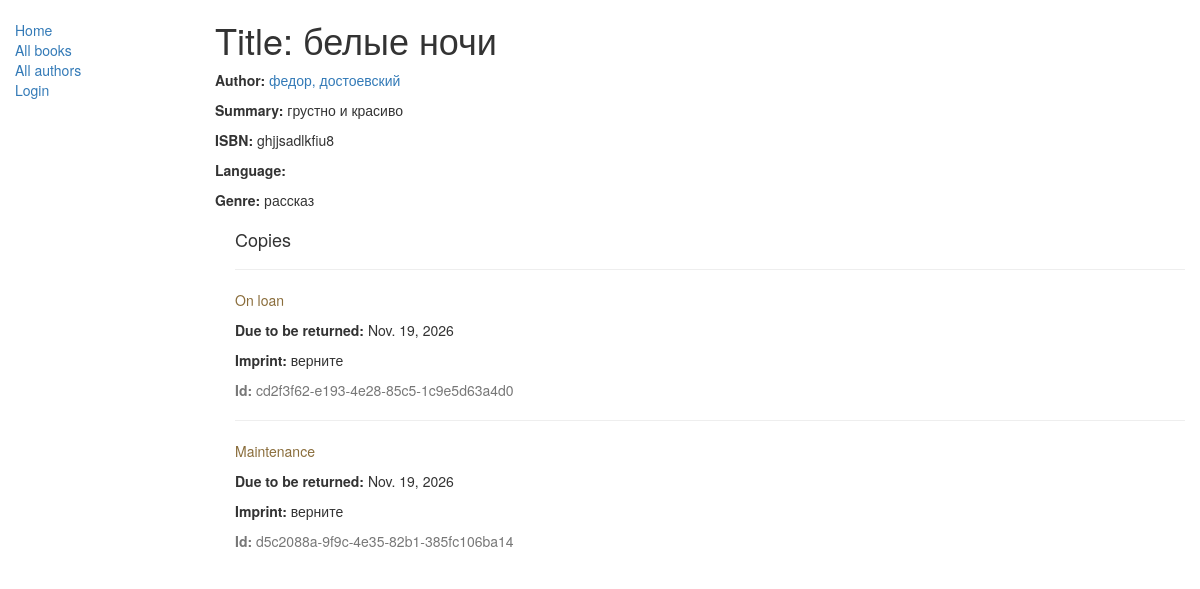
/catalog/book/4, run on an earlier commit of the app's database.
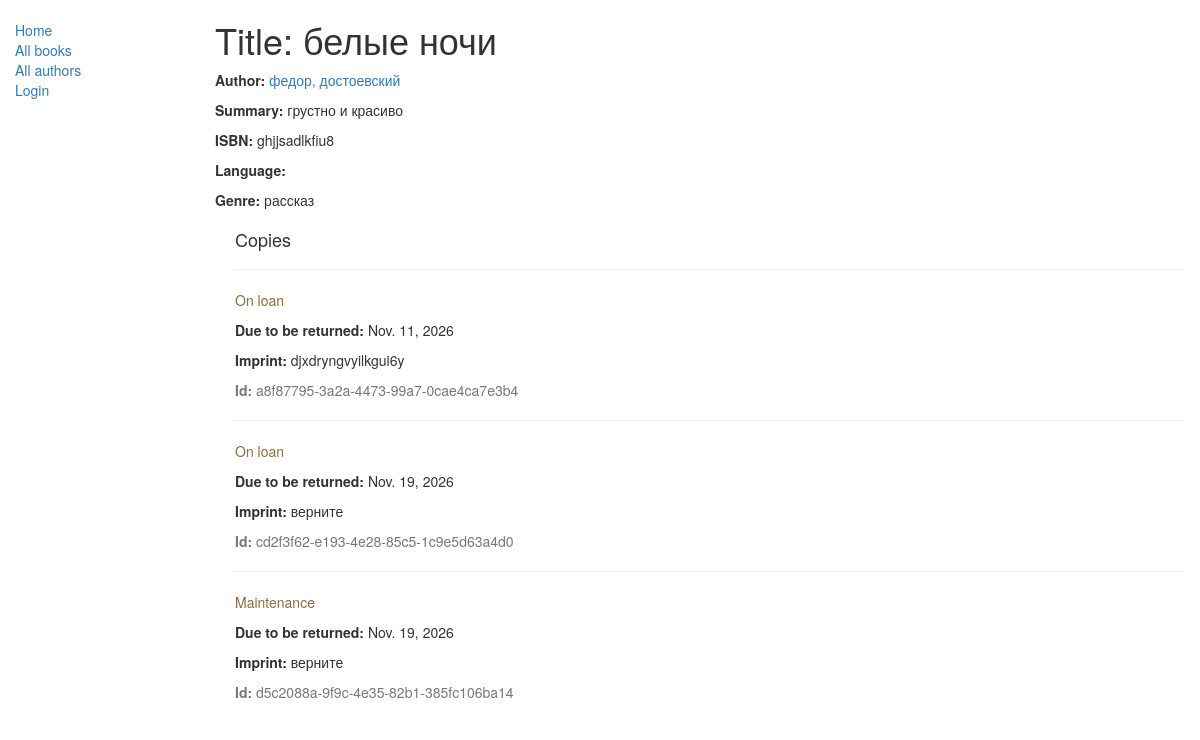
And on a later commit of the database.
### catalog/models.py (models this page shows, shortened)
class Genre(models.Model):
    name = models.CharField(max_length=200, help_text="Enter a book genre (e.g. Science Fiction, French Poetry etc.)")
    def __str__(self):
        return self.name

class BookInstance(models.Model):
    title = models.CharField(max_length=200 )
    id = models.UUIDField(primary_key=True, default=uuid.uuid4,
                          help_text="Unique ID for this particular book across whole library")
    book = models.ForeignKey('Book', on_delete=models.RESTRICT, null=True)
    imprint = models.CharField(max_length=200)
    due_back = models.DateField(null=True, blank=True)
    borrower = models.ForeignKey(settings.AUTH_USER_MODEL, on_delete=models.SET_NULL, null=True, blank=True)
    class LoanStatus(models.TextChoices):
        MAINTENANCE = 'm', 'Maintenance'
        ON_LOAN = 'o', 'On loan'
        AVAILABLE = 'a', 'Available'
        RESERVED = 'r', 'Reserved'
    status = models.CharField(
        max_length=1,
        choices=LoanStatus,
        blank=True,
        default=LoanStatus.MAINTENANCE,
        help_text='Book availability',
    )
    class Meta:
        ordering = ['due_back']

### catalog/views.py (the view)
# urls.py: path('book/<int:pk>', views.BookDetailView.as_view(), name='book-detail'),
class BookDetailView(generic.DetailView):
    model = Book

### catalog/models.py (called while the page is built)
    def __str__(self):
        return '%s, %s' % (self.last_name, self.first_name)

### catalog/templates/catalog/book_detail.html
{% extends "base_generic.html" %}
{% block content %}
  <h1>Title: {{ book.title }}</h1>
  <p><strong>Author:</strong> <a href="{% url 'author-detail' book.author.pk %}">{{ book.author }}</a></p>
  <p><strong>Summary:</strong> {{ book.summary }}</p>
  <p><strong>ISBN:</strong> {{ book.isbn }}</p>
  <p><strong>Language:</strong> {{ book.language }}</p>
  <p><strong>Genre:</strong> {% for genre in book.genre.all %} {{ genre }}{% if not forloop.last %}, {% endif %}{% endfor %}</p>
  <div style="margin-left:20px;margin-top:20px">
    <h4>Copies</h4>
    {% for copy in book.bookinstance_set.all %}
    <hr>
    <p class="{% if copy.status == 'a' %}text-success{% elif copy.status == 'd' %}text-danger{% else %}text-warning{% endif %}">{{ copy.get_status_display }}</p>
    {% if copy.status != 'a' %}<p><strong>Due to be returned:</strong> {{copy.due_back}}</p>{% endif %}
    <p><strong>Imprint:</strong> {{copy.imprint}}</p>
    <p class="text-muted"><strong>Id:</strong> {{copy.id}}</p>
    {% endfor %}
  </div>
{% endblock %}

What changed in the data, as far as the page shows it:
added BookInstance: status "On loan", due_back "Nov. 11, 2026", imprint "djxdryngvyilkgui6y", id "a8f87795-3a2a-4473-99a7-0cae4ca7e3b4"
